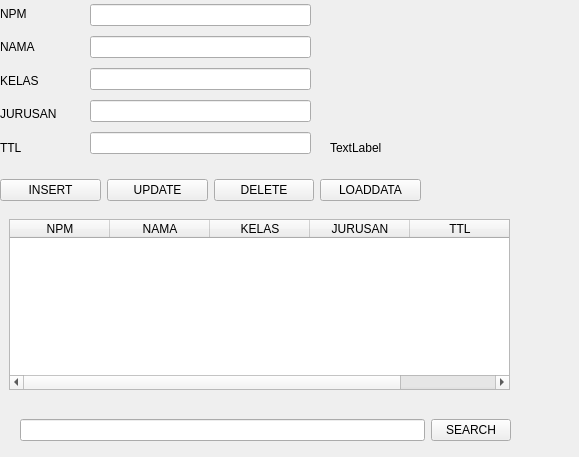
<?xml version="1.0" encoding="UTF-8"?>
<ui version="4.0">
 <class>Form</class>
 <widget class="QWidget" name="Form">
  <property name="geometry">
   <rect>
    <x>0</x>
    <y>0</y>
    <width>579</width>
    <height>457</height>
   </rect>
  </property>
  <property name="windowTitle">
   <string>Form</string>
  </property>
  <widget class="QWidget" name="verticalLayoutWidget">
   <property name="geometry">
    <rect>
     <x>0</x>
     <y>0</y>
     <width>91</width>
     <height>161</height>
    </rect>
   </property>
   <layout class="QVBoxLayout" name="verticalLayout">
    <item>
     <widget class="QLabel" name="label_npm">
      <property name="text">
       <string>NPM</string>
      </property>
     </widget>
    </item>
    <item>
     <widget class="QLabel" name="label_nama">
      <property name="text">
       <string>NAMA</string>
      </property>
     </widget>
    </item>
    <item>
     <widget class="QLabel" name="label_kelas">
      <property name="text">
       <string>KELAS</string>
      </property>
     </widget>
    </item>
    <item>
     <widget class="QLabel" name="label_jurusan">
      <property name="text">
       <string>JURUSAN</string>
      </property>
     </widget>
    </item>
    <item>
     <widget class="QLabel" name="label_5">
      <property name="text">
       <string>TTL</string>
      </property>
     </widget>
    </item>
   </layout>
  </widget>
  <widget class="QWidget" name="verticalLayoutWidget_2">
   <property name="geometry">
    <rect>
     <x>90</x>
     <y>0</y>
     <width>221</width>
     <height>161</height>
    </rect>
   </property>
   <layout class="QVBoxLayout" name="verticalLayout_2">
    <item>
     <widget class="QLineEdit" name="lineEdit_2"/>
    </item>
    <item>
     <widget class="QLineEdit" name="lineEdit"/>
    </item>
    <item>
     <widget class="QLineEdit" name="lineEdit_5"/>
    </item>
    <item>
     <widget class="QLineEdit" name="lineEdit_4"/>
    </item>
    <item>
     <widget class="QLineEdit" name="lineEdit_3"/>
    </item>
   </layout>
  </widget>
  <widget class="QWidget" name="horizontalLayoutWidget">
   <property name="geometry">
    <rect>
     <x>0</x>
     <y>170</y>
     <width>421</width>
     <height>41</height>
    </rect>
   </property>
   <layout class="QHBoxLayout" name="horizontalLayout">
    <item>
     <widget class="QPushButton" name="pushButtonInsert">
      <property name="text">
       <string>INSERT</string>
      </property>
     </widget>
    </item>
    <item>
     <widget class="QPushButton" name="pushButtonUpdate">
      <property name="text">
       <string>UPDATE</string>
      </property>
     </widget>
    </item>
    <item>
     <widget class="QPushButton" name="pushButtonDelete">
      <property name="text">
       <string>DELETE</string>
      </property>
     </widget>
    </item>
    <item>
     <widget class="QPushButton" name="pushButtonLoad">
      <property name="text">
       <string>LOADDATA</string>
      </property>
     </widget>
    </item>
   </layout>
  </widget>
  <widget class="QWidget" name="verticalLayoutWidget_3">
   <property name="geometry">
    <rect>
     <x>9</x>
     <y>219</y>
     <width>501</width>
     <height>171</height>
    </rect>
   </property>
   <layout class="QVBoxLayout" name="verticalLayout_3">
    <item>
     <widget class="QTableWidget" name="tableWidget">
      <column>
       <property name="text">
        <string>NPM</string>
       </property>
      </column>
      <column>
       <property name="text">
        <string>NAMA</string>
       </property>
      </column>
      <column>
       <property name="text">
        <string>KELAS</string>
       </property>
      </column>
      <column>
       <property name="text">
        <string>JURUSAN</string>
       </property>
      </column>
      <column>
       <property name="text">
        <string>TTL</string>
       </property>
      </column>
     </widget>
    </item>
   </layout>
  </widget>
  <widget class="QLabel" name="label_6">
   <property name="geometry">
    <rect>
     <x>330</x>
     <y>140</y>
     <width>171</width>
     <height>16</height>
    </rect>
   </property>
   <property name="text">
    <string>TextLabel</string>
   </property>
  </widget>
  <widget class="QWidget" name="horizontalLayoutWidget_2">
   <property name="geometry">
    <rect>
     <x>20</x>
     <y>410</y>
     <width>491</width>
     <height>41</height>
    </rect>
   </property>
   <layout class="QHBoxLayout" name="horizontalLayout_2">
    <item>
     <widget class="QLineEdit" name="lineEdit_6"/>
    </item>
    <item>
     <widget class="QPushButton" name="pushButtonSearch">
      <property name="text">
       <string>SEARCH</string>
      </property>
     </widget>
    </item>
   </layout>
  </widget>
 </widget>
 <resources/>
 <connections/>
</ui>
